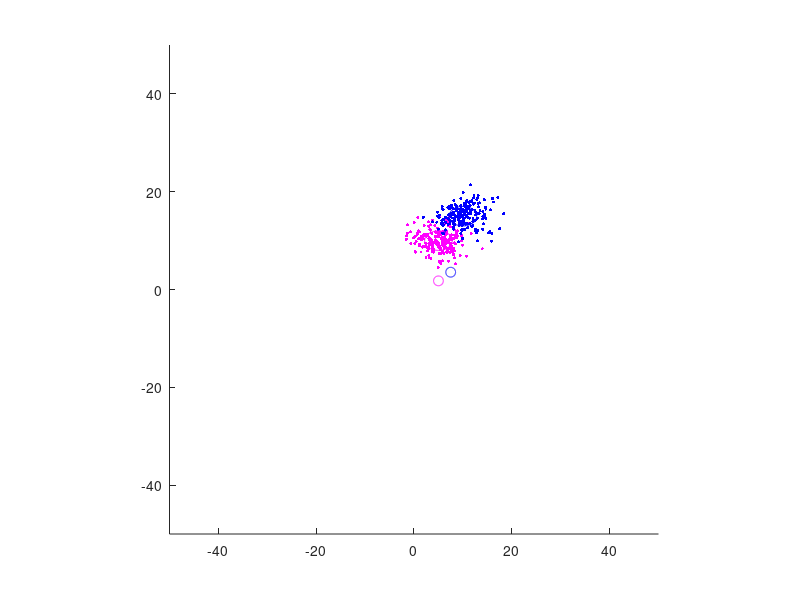
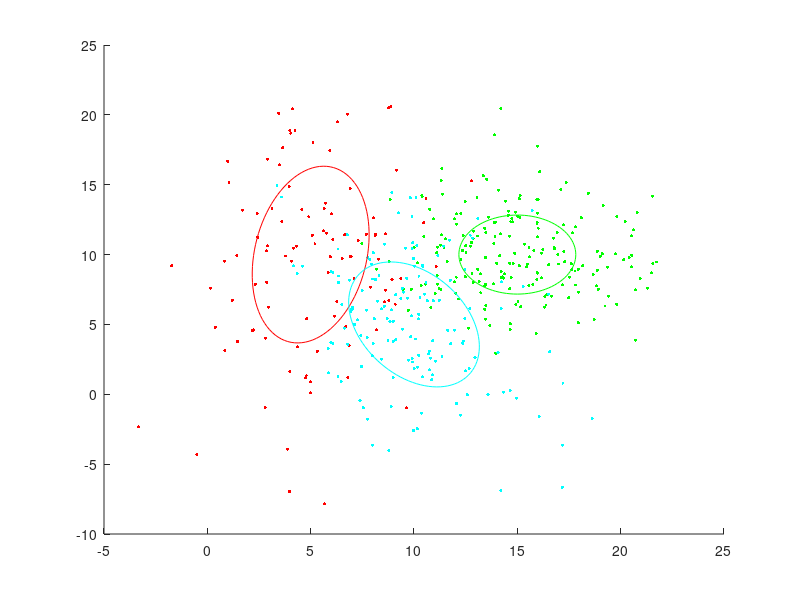

Write MATLAB code to recreate these figures, in order. (Note: this script raises an error after producing the figures.)
function main

    clear;
    clf();

    %CASE 1:

    Na = 200;
    muA = [5; 10];
    covarA = [8 0; 0 4];
    colourA = 'm'

    Nb = 200;
    muB = [10; 15];
    covarB = [8 0; 0 4];
    colourB = 'b'

    %CASE 2:
    Nc = 100;
    muC = [5; 10];
    covarC = [8 4; 4 40];
    colourC = 'r'

    Nd = 200;
    muD = [15; 10];
    covarD = [8 0; 0 8];
    colourD = 'g'

    Ne = 150;
    muE = [10; 5];
    covarE = [10 -5; -5 20;]
    colourE = 'c'

    %Generate bivariate normal distribution with mean vector and covariance
    %matrix
    dataA = gen_normal_distribution(Na, muA, covarA);
    figure(1);
    scatter(dataA(:,1), dataA(:,2), 5, colourA, 'filled');
    hold on;

    dataB = gen_normal_distribution(Nb, muB, covarB);
    scatter(dataB(:,1), dataB(:,2), 5, colourB, 'filled');
    hold on;

    figure(2);
    dataC = gen_normal_distribution(Nc, muC, covarC);
    scatter(dataC(:,1), dataC(:,2), 5, colourC, 'filled');
    hold on;
    dataD = gen_normal_distribution(Nd, muD, covarD);
    scatter(dataD(:,1), dataD(:,2), 5, colourD, 'filled');
    hold on;
    dataE = gen_normal_distribution(Ne, muE, covarE);
    scatter(dataE(:,1), dataE(:,2), 5, colourE, 'filled');
    hold on;

    %Find whitening transform W -> unit std.dev. contour
    [eigen_vec_A, eigen_diag_A] = get_eigenvalues(covarA);

    %plot ellipse
    figure(1);
    thetaA = atan2(eigen_vec_A(3),eigen_vec_A(1));
    draw_ellipse(muA(1), muA(2), thetaA, sqrt(eigen_diag_A(1)), sqrt(eigen_diag_A(4)), colourA);
    hold on;

    [eigen_vec_B, eigen_diag_B] = get_eigenvalues(covarB);
    thetaB = atan2(eigen_vec_B(3),eigen_vec_B(1));
    draw_ellipse(muB(1), muB(2), thetaB, sqrt(eigen_diag_B(1)), sqrt(eigen_diag_B(4)), colourB);
    hold on;

    figure(2);
    [eigen_vec_C, eigen_diag_C] = get_eigenvalues(covarC);
    thetaC = atan2(eigen_vec_C(3),eigen_vec_C(1));
    draw_ellipse(muC(1), muC(2), thetaC, sqrt(eigen_diag_C(1)), sqrt(eigen_diag_C(4)), colourC);
    hold on;

    [eigen_vec_D, eigen_diag_D] = get_eigenvalues(covarD);
    thetaD = atan2(eigen_vec_D(3),eigen_vec_D(1));
    draw_ellipse(muD(1), muD(2), thetaD, sqrt(eigen_diag_D(1)), sqrt(eigen_diag_D(4)), colourD);
    hold on;

    [eigen_vec_E, eigen_diag_E] = get_eigenvalues(covarE);
    thetaE = atan2(eigen_vec_E(3),eigen_vec_E(1));
    draw_ellipse(muE(1), muE(2), thetaE, sqrt(eigen_diag_E(1)), sqrt(eigen_diag_E(4)), colourE);
    hold on;

    whiten_A = eigen_diag_A^(-1/2) * transpose(eigen_vec_A);
    whiten_B = eigen_diag_B^(-1/2) * transpose(eigen_vec_B);
    whiten_C = eigen_diag_C^(-1/2) * transpose(eigen_vec_C);
    whiten_D = eigen_diag_D^(-1/2) * transpose(eigen_vec_D);
    whiten_E = eigen_diag_E^(-1/2) * transpose(eigen_vec_E);

    muA_whitened = whiten_A * muA;
    muB_whitened = whiten_B * muB;
    muC_whitened = whiten_C * muC;
    muD_whitened = whiten_D * muD;
    muE_whitened = whiten_E * muE;

    figure(1)
    %draw unit standard deviation contours of class A and B
    draw_circle(muA_whitened, colourA);
    draw_circle(muB_whitened, colourB);

    %MED: plot MED decision boundary with original means
    syms xA xB;
    ezplot(transpose(muB - muA)*[xA; xB] + 1/2 * (transpose(muA) * muA - transpose(muB) * muB) == 0, [-100, 100]);
    %GED: plot GED decision boundary with Whitening-transformed means
    syms xA_w xB_w;
    ezplot(transpose(muB_whitened - muA_whitened)*[xA_w; xB_w] + 1/2 * (transpose(muA_whitened) * muA_whitened - transpose(muB_whitened) * muB_whitened) == 0, [-100, 100]);

    %MAP:
    countAB = size(dataA) + size(dataB);
    pA = size(dataA)/countAB;
    pB = size(dataB)/countAB;
    MAP_2classes(covarA, covarB, muA, muB, pA, pB);

    %NN:
    %For every point in A, find shortest distance to a B point, find mid
    %distance

    figure(2)
    %draw unit standard deviation contours of class C, D and E
    draw_circle(muC_whitened, colourC);
    draw_circle(muD_whitened, colourD);
    draw_circle(muE_whitened, colourE);
    %do we find 3 decision boundaries of A/B, A/C and B/C because we have
    %three classes?
    %syms xC xD xE;
    %explot();

    %testing meshgrid stuff

    %draw meshgrid
    %     xMin = min(dataA(1));
    %     xMax = min(dataA(2));
    %     yMin = max(dataA(1));
    %     yMax = max(dataA(2));


    %     plot(meshgrid(-5:5,-5:5));
    %
    %     xrange = [-8 8];
    % yrange = [-8 8];
    % % step size for how finely you want to visualize the decision boundary.
    % inc = 0.1;
    %
    % % generate grid coordinates. this will be the basis of the decision
    % % boundary visualization.
    % (meshgrid(xrange(1):inc:xrange(2), yrange(1):inc:yrange(2)));

    %-----------------
    %
    %-----------------
    for i = 1:size(MED_distances)
    MED_Class = MED_Class()
    end

    print('help')
end

function MAP_2classes(s1, s2, mu1, mu2, p1, p2)
    q0 = inv(s1) - inv(s2)
    q1 = 2 * (transpose(mu2)* inv(s2) - transpose(mu1)* inv(s1))
    q2 = transpose(mu1) * inv(s1) * mu1 - transpose(mu2)* inv(s2) * mu2
    q3 = -1 * log(p2/p1)
    q4 = -1 * log(det(s1)/det(s2))

    syms x1 x2;
    ezplot([x1 x2] * q0 * [x1; x2] + q1 * [x1;x2] + q2 + 2 * q3 + q4 == 0, [-100, 100]);
end

function gauss = gen_normal_distribution(N, mu, covar)
    rand = randn(N,2);
    R = chol(covar);
    gauss = repmat(transpose(mu), length(rand), 1) + rand*R;
end

function [V,D] = get_eigenvalues(matrix)
    [V,D] = eig(matrix);
end

function cir = draw_circle(mu, colour)
    x = mu(1);
    y = mu(2);

    ang =0:0.01:2*pi;
    xp = 1*cos(ang);
    yp = 1*sin(ang);
    plot(x + xp, y + yp, colour);
    axis([-50 50 -50 50]);
    axis('square');
    hold on;
end

function draw_ellipse(x,y,theta,a,b, colour)

if nargin<5, error('Too few arguments to Plot_Ellipse.'); end;

np = 100;
ang = [0:np]*2*pi/np;
pts = [x;y]*ones(size(ang)) + [cos(theta) -sin(theta); sin(theta) cos(theta)]*[cos(ang)*a; sin(ang)*b];
plot( pts(1,:), pts(2,:), colour);

end

%Returns an array of [minimum, the class that was classified]
function MED_Class(point, meanArgs)
classDistances=[];

%compare mean A and mean B
for i = 1:length(meanArgs)
distance = sum(meanArgs(i) - point).^2
classDistances =[classDistances distance] %literally just adds another column
end

[minDistance, classType] = min(classDistances)
end


% varargs - can take in multiple args, like varargs in java
%           random gaussian distrubution points
function [xVals, yVals, classGrid] = prepareGrid (gridSize, varargs)
    offset = 2;
    
    % Input gridsize and the (2D) data sets
    minX_val=[];
    minY_val=[];
    maxX_val=[];
    maxY_val=[];

    %iterate through each dataset and get the bounds
    for i = 1:length(varargs)
        xVals = varargs{k}(:, 1);
        yVals = varargs{k}(:, 2);
        %bullshit matlab syntax
        minX_val = [minX_vals min(xVals)];
        maxX_val = [minX_vals max(xVals)];
        minY_val = [minY_vals min(yVals)];
        maxY_val = [maxY_vals max(yVals)];
    end
    
    %return a nice grid
    xVals = min(minX_val) - offset: gridSize : max(maxX_vals) + offset;
    yVals = min(minY_val) - offset: gridSize : max(maxX_vals) + offset;
    classGrid = zeros(length(yVals), length(xVals));

end

% function med(mean1, mean2)
%     x1 = [0:1:100]
%     x2 = transpose(mean1-mean2) * x - 1/2*(transpose(mean1) * mean1 - mean2 * transpose(mean2)
%
